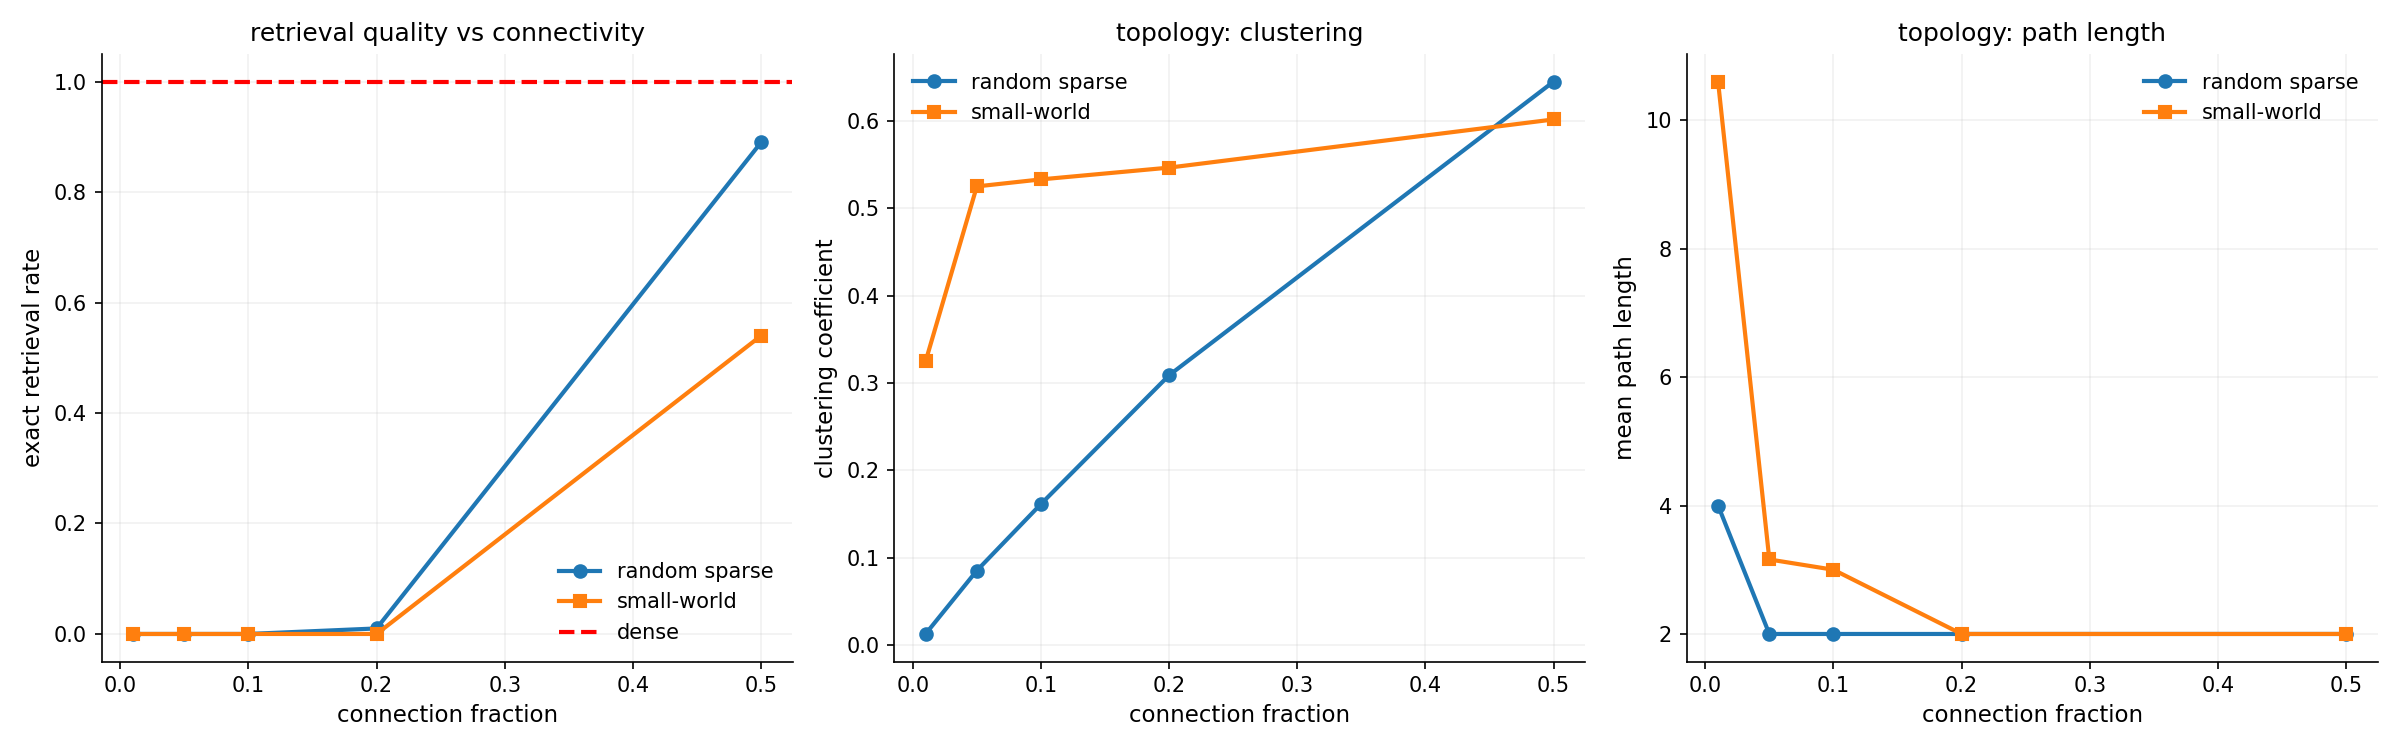

Python code for this plot:
from __future__ import annotations

import sys
import time
from pathlib import Path

import numpy as np

sys.path.insert(0, str(Path(__file__).resolve().parent.parent))
from shared import (
    apply_plot_style,
    build_rng,
    build_run_record,
    child_rng,
    mean_confidence_interval,
    paired_difference_stats,
    utc_now_iso,
    write_json,
)

SCRIPT_PATH = Path(__file__).resolve()
SEED = 42
N = 500
P = 30
SPARSITY_LEVELS = [0.01, 0.05, 0.10, 0.20, 0.50, 1.0]
TRIALS = 20
MAX_ITERS = 30
CORRUPTION = 0.10


def generate_patterns(rng, n, p):
    return rng.choice([-1, 1], size=(p, n)).astype(np.float64)


def make_dense_weights(patterns):
    p, n = patterns.shape
    W = (patterns.T @ patterns) / n
    np.fill_diagonal(W, 0.0)
    return W


def make_random_sparse(W, rng, sparsity):
    n = W.shape[0]
    mask = rng.random((n, n)) < sparsity
    np.fill_diagonal(mask, False)
    mask = mask | mask.T
    return W * mask


def make_smallworld(W, rng, sparsity, rewire_prob=0.1):
    n = W.shape[0]
    k = max(2, int(n * sparsity))
    mask = np.zeros((n, n), dtype=bool)
    for i in range(n):
        for j in range(1, k // 2 + 1):
            mask[i, (i + j) % n] = True
            mask[i, (i - j) % n] = True
    for i in range(n):
        for j in range(1, k // 2 + 1):
            if rng.random() < rewire_prob:
                mask[i, (i + j) % n] = False
                new_target = rng.integers(0, n)
                while new_target == i or mask[i, new_target]:
                    new_target = rng.integers(0, n)
                mask[i, new_target] = True
    mask = mask | mask.T
    np.fill_diagonal(mask, False)
    return W * mask


def retrieve(W, probe, max_iters=30):
    state = probe.copy()
    for _ in range(max_iters):
        prev = state.copy()
        state = np.sign(W @ state)
        state[state == 0] = 1.0
        if np.array_equal(state, prev):
            break
    return state


def path_length_estimate(mask, n_samples=50, rng=None):
    n = mask.shape[0]
    if rng is None:
        indices = list(range(min(n_samples, n)))
    else:
        indices = rng.choice(n, size=min(n_samples, n), replace=False)
    lengths = []
    for src in indices:
        visited = {src}
        frontier = {src}
        depth = 0
        while frontier and depth < 20:
            depth += 1
            next_frontier = set()
            for node in frontier:
                neighbors = set(np.where(mask[node])[0])
                new_nodes = neighbors - visited
                next_frontier.update(new_nodes)
                visited.update(new_nodes)
            frontier = next_frontier
            if len(visited) > n * 0.9:
                break
        if len(visited) > 1:
            lengths.append(depth)
    return float(np.mean(lengths)) if lengths else float("inf")


def clustering_coefficient(mask, n_samples=50, rng=None):
    n = mask.shape[0]
    if rng is None:
        indices = list(range(min(n_samples, n)))
    else:
        indices = rng.choice(n, size=min(n_samples, n), replace=False)
    coeffs = []
    for i in indices:
        neighbors = np.where(mask[i])[0]
        k = len(neighbors)
        if k < 2:
            continue
        links = 0
        for a in range(k):
            for b in range(a + 1, k):
                if mask[neighbors[a], neighbors[b]]:
                    links += 1
        coeffs.append(2.0 * links / (k * (k - 1)))
    return float(np.mean(coeffs)) if coeffs else 0.0


def main():
    apply_plot_style()
    import matplotlib.pyplot as plt

    started = utc_now_iso()
    t0 = time.time()
    rng = build_rng(SEED)

    all_trials = []

    for sparsity in SPARSITY_LEVELS:
        for topology in ["dense", "random_sparse", "smallworld"]:
            if topology == "dense" and sparsity < 1.0:
                continue
            if topology != "dense" and sparsity >= 1.0:
                continue

            exact_rates = []
            overlaps = []

            for trial in range(TRIALS):
                trial_rng = child_rng(rng)
                patterns = generate_patterns(trial_rng, N, P)
                W_full = make_dense_weights(patterns)

                if topology == "dense":
                    W = W_full
                elif topology == "random_sparse":
                    W = make_random_sparse(W_full, trial_rng, sparsity)
                elif topology == "smallworld":
                    W = make_smallworld(W_full, trial_rng, sparsity)

                trial_exact = 0
                trial_overlap = 0
                n_test = min(5, P)
                for i in range(n_test):
                    corrupted = patterns[i].copy()
                    n_flip = int(N * CORRUPTION)
                    flip_idx = trial_rng.choice(N, size=n_flip, replace=False)
                    corrupted[flip_idx] *= -1
                    retrieved = retrieve(W, corrupted, MAX_ITERS)
                    trial_exact += float(np.array_equal(retrieved, patterns[i]))
                    trial_overlap += float(np.dot(retrieved, patterns[i]) / N)

                exact_rates.append(trial_exact / n_test)
                overlaps.append(trial_overlap / n_test)

            mask = (W != 0).astype(bool) if topology != "dense" else np.ones((N, N), dtype=bool)
            np.fill_diagonal(mask, False)
            actual_sparsity = float(np.mean(mask))
            cc = clustering_coefficient(mask, rng=child_rng(rng))
            pl = path_length_estimate(mask, rng=child_rng(rng))

            result = {
                "topology": topology,
                "target_sparsity": sparsity,
                "actual_sparsity": actual_sparsity,
                "exact_retrieval": mean_confidence_interval(exact_rates),
                "overlap": mean_confidence_interval(overlaps),
                "clustering_coefficient": cc,
                "path_length": pl,
            }
            all_trials.append(result)

            print(f"{topology} sp={sparsity:.2f}: exact={np.mean(exact_rates):.3f} overlap={np.mean(overlaps):.3f} CC={cc:.3f} PL={pl:.1f}")

    fig, axes = plt.subplots(1, 3, figsize=(16, 5))

    random_sp = [r["target_sparsity"] for r in all_trials if r["topology"] == "random_sparse"]
    random_ex = [r["exact_retrieval"]["mean"] for r in all_trials if r["topology"] == "random_sparse"]
    sw_sp = [r["target_sparsity"] for r in all_trials if r["topology"] == "smallworld"]
    sw_ex = [r["exact_retrieval"]["mean"] for r in all_trials if r["topology"] == "smallworld"]
    dense_ex = [r["exact_retrieval"]["mean"] for r in all_trials if r["topology"] == "dense"]

    ax1 = axes[0]
    ax1.plot(random_sp, random_ex, marker="o", label="random sparse")
    ax1.plot(sw_sp, sw_ex, marker="s", label="small-world")
    if dense_ex:
        ax1.axhline(y=dense_ex[0], color="red", linestyle="--", label="dense")
    ax1.set_xlabel("connection fraction")
    ax1.set_ylabel("exact retrieval rate")
    ax1.set_title("retrieval quality vs connectivity")
    ax1.legend()

    ax2 = axes[1]
    random_cc = [r["clustering_coefficient"] for r in all_trials if r["topology"] == "random_sparse"]
    sw_cc = [r["clustering_coefficient"] for r in all_trials if r["topology"] == "smallworld"]
    ax2.plot(random_sp, random_cc, marker="o", label="random sparse")
    ax2.plot(sw_sp, sw_cc, marker="s", label="small-world")
    ax2.set_xlabel("connection fraction")
    ax2.set_ylabel("clustering coefficient")
    ax2.set_title("topology: clustering")
    ax2.legend()

    ax3 = axes[2]
    random_pl = [r["path_length"] for r in all_trials if r["topology"] == "random_sparse"]
    sw_pl = [r["path_length"] for r in all_trials if r["topology"] == "smallworld"]
    ax3.plot(random_sp, random_pl, marker="o", label="random sparse")
    ax3.plot(sw_sp, sw_pl, marker="s", label="small-world")
    ax3.set_xlabel("connection fraction")
    ax3.set_ylabel("mean path length")
    ax3.set_title("topology: path length")
    ax3.legend()

    plt.tight_layout()
    fig_path = SCRIPT_PATH.parent / "sparse_topology.png"
    plt.savefig(fig_path)
    plt.close()

    summary = {}
    for r in all_trials:
        key = f"{r['topology']}_sp{r['target_sparsity']}"
        summary[key] = {
            "exact_retrieval": r["exact_retrieval"]["mean"],
            "overlap": r["overlap"]["mean"],
            "clustering": r["clustering_coefficient"],
            "path_length": r["path_length"],
        }

    finished = utc_now_iso()
    duration = time.time() - t0

    record = build_run_record(
        simulation_name="sparse_topology",
        script_path=SCRIPT_PATH,
        started_at_utc=started,
        finished_at_utc=finished,
        duration_sec=duration,
        parameters={
            "n": N, "p": P, "sparsity_levels": SPARSITY_LEVELS,
            "trials": TRIALS, "corruption": CORRUPTION,
        },
        seed_numpy=SEED,
        n_trials=len(all_trials),
        summary=summary,
        statistics={},
        trials=all_trials,
        artifacts=[
            {"name": "sparse_topology.png", "type": "figure"},
            {"name": "sparse_topology_metrics.json", "type": "metrics"},
        ],
        warnings=[],
    )

    write_json(SCRIPT_PATH.parent / "sparse_topology_metrics.json", record)
    print(f"\ndone in {duration:.1f}s")


if __name__ == "__main__":
    main()
